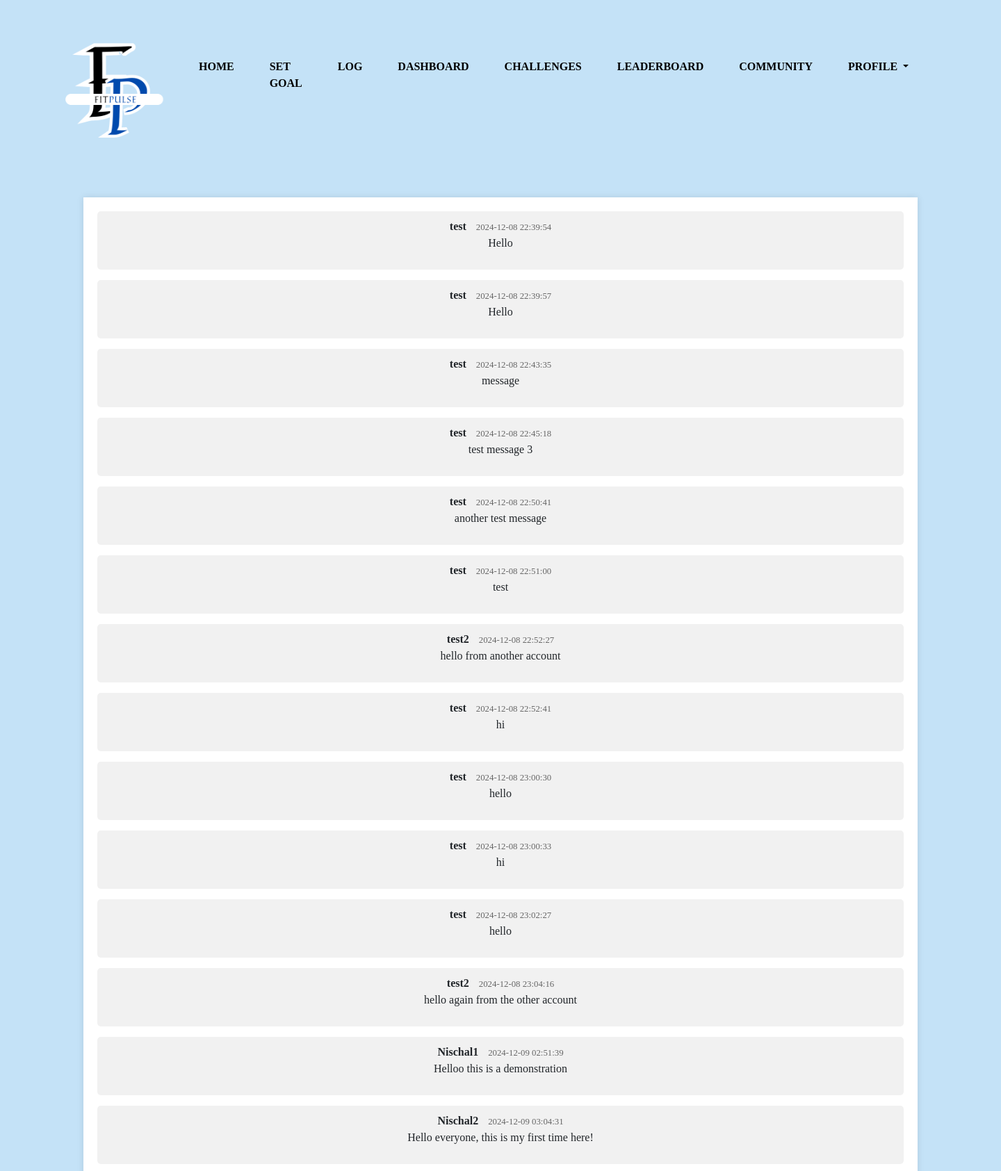
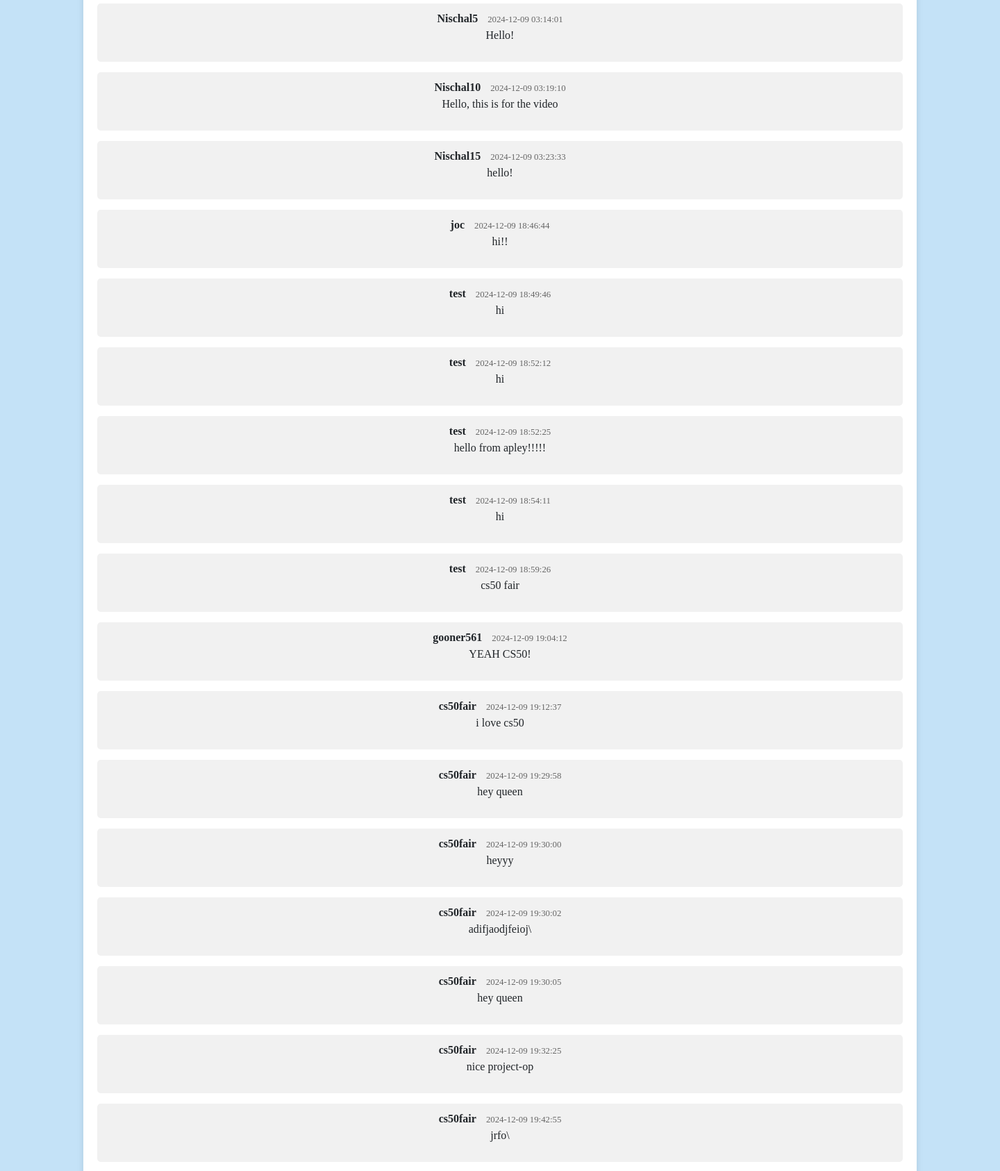
The page /chat (signed in, upper part) on the database its author committed (2 pictures, top to bottom).
### tables this page shows
CREATE TABLE messages (
            id INTEGER PRIMARY KEY AUTOINCREMENT,
            content TEXT NOT NULL,
            user_id INTEGER NOT NULL,
            timestamp DATETIME DEFAULT CURRENT_TIMESTAMP,
            FOREIGN KEY (user_id) REFERENCES users (id)
        );

CREATE TABLE "Users" (
    id INTEGER PRIMARY KEY AUTOINCREMENT,
    username TEXT UNIQUE NOT NULL,
    passhash TEXT NOT NULL,
    age INTEGER NOT NULL,
    height REAL NOT NULL,
    weight REAL NOT NULL,
    gender TEXT NOT NULL,
created_at TEXT DEFAULT (DATE('now', 'localtime')));

### app.py (the view)
@app.route('/chat')
@login_required
def chat():
    conn = get_db_connection()
    messages = conn.execute('''
        SELECT messages.content, users.username, messages.timestamp
        FROM messages
        JOIN users ON messages.user_id = users.id
        ORDER BY messages.timestamp ASC
        LIMIT 50
    ''').fetchall()
    conn.close()
    return render_template('chat.html', messages=messages)

### app.py (called while the page is built)
@app.after_request
def after_request(response):
    response.headers["Cache-Control"] = "no-cache, no-store, must-revalidate"
    response.headers["Expires"] = 0
    response.headers["Pragma"] = "no-cache"
    return response

@login_manager.user_loader
def load_user(user_id):
    conn = get_db_connection()
    user = conn.execute("SELECT * FROM users WHERE id = ?", (user_id,)).fetchone()
    conn.close()
    if user:
        return User(id=user["id"], username=user["username"])
    return None

### helpers.py (called while the page is built)
def get_db_connection():
    conn = sqlite3.connect("database.db")
    conn.row_factory = sqlite3.Row
    return conn

### templates/chat.html (shortened to what this page needs)
{% extends "layout.html" %}
{% block main %}
    <div class="chat-container text-dark">
        <div class="chat-area">
            <div id="chat-messages" class="messages">
                {% for message in messages %}
                <div class="message">
                    <strong>{{ message['username'] }}</strong>
                    <span class="timestamp">{{ message['timestamp'] }}</span>
                    <p>{{ message['content'] }}</p>
                </div>
                {% endfor %}
            </div>
        </div>
    </div>
{% endblock %}

### static/styles.css (style rules this page uses)
html, body { height: 100%; margin: 0; display: flex; flex-direction: column; }
body { font-family: "Georgia", Serif; background-color: #c4e2f7; }
.chat-container { display: flex; width: 100%; max-width: 1200px; margin: 0 auto; background-color: white; box-shadow: 0 0 10px rgba(0,0,0,0.1); }
.chat-area { flex-grow: 1; display: flex; flex-direction: column; }
#chat-messages { flex-grow: 1; overflow-y: auto; padding: 20px; display: flex; flex-direction: column; }
.message { margin-top: auto; margin-bottom: 15px; padding: 10px; background-color: #f1f1f1; border-radius: 5px; }
.timestamp { color: #666; font-size: 0.8em; margin-left: 10px; }

### rows shown on the page
messages: username "test", timestamp "2024-12-08 22:39:54", content "Hello"
messages: username "test", timestamp "2024-12-08 22:39:57", content "Hello"
messages: username "test", timestamp "2024-12-08 22:43:35", content "message"
messages: username "test", timestamp "2024-12-08 22:45:18", content "test message 3"
messages: username "test", timestamp "2024-12-08 22:50:41", content "another test message"
messages: username "test", timestamp "2024-12-08 22:51:00", content "test"
messages: username "test2", timestamp "2024-12-08 22:52:27", content "hello from another account"
messages: username "test", timestamp "2024-12-08 22:52:41", content "hi"
messages: username "test", timestamp "2024-12-08 23:00:30", content "hello"
messages: username "test", timestamp "2024-12-08 23:00:33", content "hi"
messages: username "test", timestamp "2024-12-08 23:02:27", content "hello"
messages: username "test2", timestamp "2024-12-08 23:04:16", content "hello again from the other account"
messages: username "Nischal1", timestamp "2024-12-09 02:51:39", content "Helloo this is a demonstration"
messages: username "Nischal2", timestamp "2024-12-09 03:04:31", content "Hello everyone, this is my first time here!"
messages: username "Nischal5", timestamp "2024-12-09 03:14:01", content "Hello!"
messages: username "Nischal10", timestamp "2024-12-09 03:19:10", content "Hello, this is for the video"
messages: username "Nischal15", timestamp "2024-12-09 03:23:33", content "hello!"
messages: username "joc", timestamp "2024-12-09 18:46:44", content "hi!!"
messages: username "test", timestamp "2024-12-09 18:49:46", content "hi"
messages: username "test", timestamp "2024-12-09 18:52:12", content "hi"
messages: username "test", timestamp "2024-12-09 18:52:25", content "hello from apley!!!!!"
messages: username "test", timestamp "2024-12-09 18:54:11", content "hi"
messages: username "test", timestamp "2024-12-09 18:59:26", content "cs50 fair"
messages: username "gooner561", timestamp "2024-12-09 19:04:12", content "YEAH CS50!"
messages: username "cs50fair", timestamp "2024-12-09 19:12:37", content "i love cs50"
messages: username "cs50fair", timestamp "2024-12-09 19:29:58", content "hey queen"
messages: username "cs50fair", timestamp "2024-12-09 19:30:00", content "heyyy"
messages: username "cs50fair", timestamp "2024-12-09 19:30:02", content "adifjaodjfeioj\\"
messages: username "cs50fair", timestamp "2024-12-09 19:30:05", content "hey queen"
messages: username "cs50fair", timestamp "2024-12-09 19:32:25", content "nice project-op"
messages: username "cs50fair", timestamp "2024-12-09 19:42:55", content "jrfo\\"
